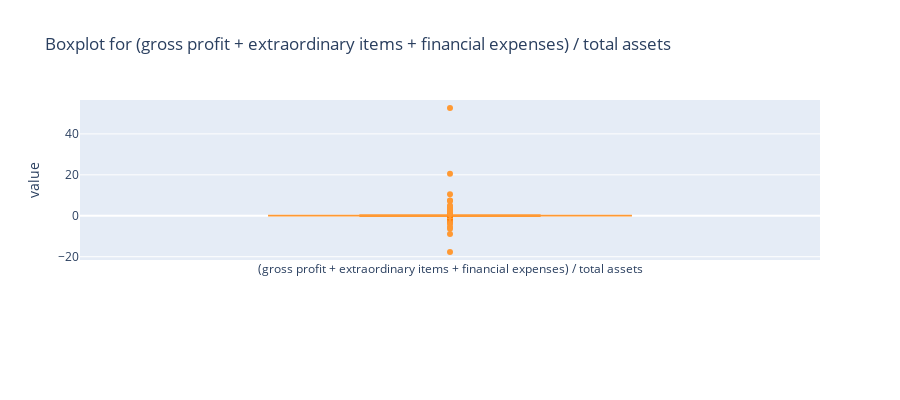

Here is the notebook cell this chart was saved with:
### Markdown cell above
To see boxplot for individual explanatory variable. Change the index (0~64) at `explanatory_variable_index`. 
Hover over each outlier to see its value.

### Code cell
explanatory_variable_index = 10

df.iloc[:, explanatory_variable_index].iplot(
    kind="box",
    boxpoints="outliers",
    layout=dict(
        height=400,
        yaxis=dict(title="value"),
        title=f"Boxplot for {df.columns[explanatory_variable_index]}",
        margin=dict(b=140),
    ),
)

### Figure 1 — Plotly figure (JSON) as saved in the notebook; plotly's stock layout.template omitted (floating-point values rounded to 4 significant figures; data arrays with more than 128 entries replaced by an {"elided": "..."} marker saying what was removed)
{"data": [{"boxpoints": "outliers", "line": {"width": 1.3}, "marker": {"color": "rgba(255, 153, 51, 1.0)"}, "name": "(gross profit + extraordinary items + financial expenses) / total assets", "orientation": "v", "type": "box", "y": {"elided": "10503 float values"}}], "layout": {"height": 400, "margin": {"b": 140}, "title": {"text": "Boxplot for (gross profit + extraordinary items + financial expenses) / total assets"}, "yaxis": {"title": {"text": "value"}}}}
